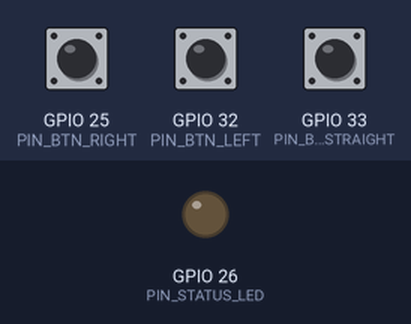
A sketch run on a simulated ESP32. On the bench: output pins drawn as LEDs (lit = HIGH). The inputs (shaded band) are chosen by the test bench; at power-on: GPIO 25 (PIN_BTN_RIGHT) HIGH, GPIO 32 (PIN_BTN_LEFT) HIGH, GPIO 33 (PIN_BTN_STRAIGHT) HIGH. WiFi joins after 1.5 s; servers stay silent unless stated; uploads are accepted with an empty reply; no radio packets arrive unless stated; what the sketch prints to the serial monitor is not drawn.

Above: at 4.4 s.
4.5 s: GPIO 25 (PIN_BTN_RIGHT) pulled LOW for 1 s
7.0 s: GPIO 32 (PIN_BTN_LEFT) pulled LOW for 3.2 s
At 7.07 s:
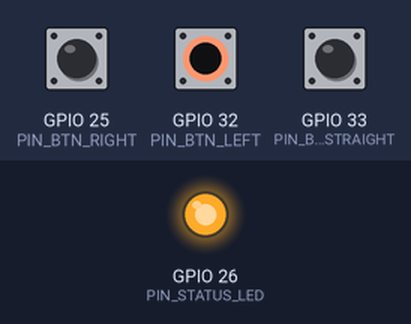
11.7 s: GPIO 33 (PIN_BTN_STRAIGHT) pulled LOW for 0.15 s
At 12.5 s:
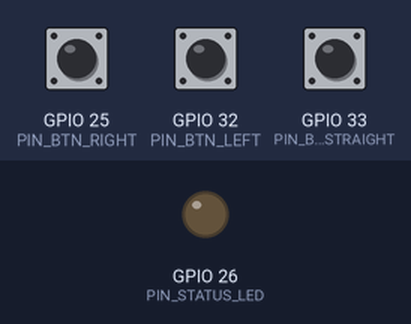
13.3 s: GPIO 33 (PIN_BTN_STRAIGHT) pulled LOW for 3.2 s
At 14.33 s:
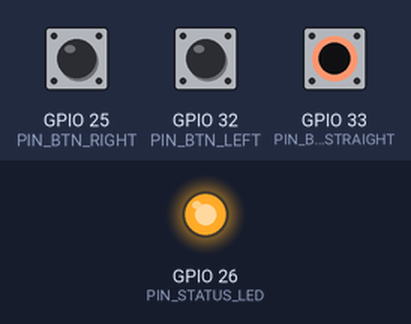
18.0 s: GPIO 25 (PIN_BTN_RIGHT) pulled LOW for 3.2 s
Timing chart, 0 to 22.8 s (numbered marks = the images above; inputs shaded):
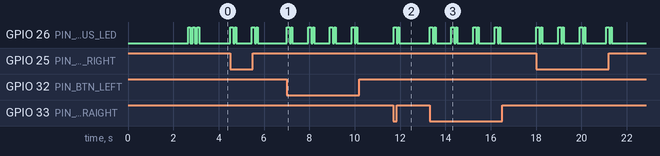

The sketch:

ambulance_esp32.ino
```cpp
/**
 * RouteX - IoT Emergency Traffic Management System
 * AMBULANCE UNIT FIRMWARE (ESP32 DevKit v1 + SX1278 LoRa)
 *
 * Hardware Pinout:
 * - BUTTON_LEFT     : GPIO 32 (Active-LOW, Internal Pull-Up)
 * - BUTTON_STRAIGHT : GPIO 33 (Active-LOW, Internal Pull-Up)
 * - BUTTON_RIGHT    : GPIO 25 (Active-LOW, Internal Pull-Up)
 * - STATUS_LED      : GPIO 26 (Active-HIGH, Blinks on TX / ACK)
 *
 * LoRa SX1278 (SPI Bus):
 * - SCK   : GPIO 18
 * - MISO  : GPIO 19
 * - MOSI  : GPIO 23
 * - NSS   : GPIO 5
 * - RST   : GPIO 14
 * - DIO0  : GPIO 2
 *
 * Frequency: 433.0 MHz (or 868.0 / 915.0 MHz per regional ISM regulations)
 * Bandwidth: 125 kHz, Spreading Factor: 9, Coding Rate: 4/7
 */

#include <SPI.h>
#include <LoRa.h>
#include <WiFi.h>
#include <HTTPClient.h>
#include <WiFiClientSecure.h>
#include <ArduinoJson.h>

// Hardware Pin Definitions
#define PIN_BTN_LEFT     32
#define PIN_BTN_STRAIGHT 33
#define PIN_BTN_RIGHT    25
#define PIN_STATUS_LED   26

// LoRa Pins
#define LORA_SCK   18
#define LORA_MISO  19
#define LORA_MOSI  23
#define LORA_SS    5
#define LORA_RST   14
#define LORA_DIO0  2

#define LORA_FREQUENCY 433E6 // 433.0 MHz ISM band

// Ambulance Cloud & Fleet Configuration
const char* AMBULANCE_ID     = "AMB-01";
const char* PROTOCOL_VERSION = "ROUTEX_V2_CLOUD";
const char* TARGET_JUNCTION  = "JNC-01";
const char* HARDWARE_ID      = "ESP32-AMB-01";
const char* DEVICE_KEY       = "dev-key-amb-secret-101";

// Wi-Fi / Hotspot Configuration (Supports Cellular Hotspot or Station Wi-Fi)
const char* WIFI_SSID        = "RouteX-Mobile-AP"; // Configure hotspot / station SSID
const char* WIFI_PASSWORD    = "RouteXSecure2026";
// Centralized Cloud API Endpoint (HTTPS production with HTTP fallback for local dev)
const char* CLOUD_API_URL    = "https://routex-api.onrender.com/api";

// State & Debounce Tracking
uint32_t sequenceNumber = 1;
uint32_t lastDebounceTime = 0;
const uint32_t DEBOUNCE_DELAY_MS = 250;
uint32_t lastCloudTelemetryTime = 0;
const uint32_t CLOUD_TELEMETRY_INTERVAL_MS = 10000; // 10s periodic telemetry

// Simple CRC16 for Packet Verification
uint16_t calculateCRC16(const uint8_t* data, size_t len) {
  uint16_t crc = 0xFFFF;
  for (size_t i = 0; i < len; i++) {
    crc ^= (uint16_t)data[i];
    for (uint8_t j = 0; j < 8; j++) {
      if (crc & 0x0001) {
        crc = (crc >> 1) ^ 0xA001;
      } else {
        crc = crc >> 1;
      }
    }
  }
  return crc;
}

void blinkStatusLED(int count, int durationMs) {
  for (int i = 0; i < count; i++) {
    digitalWrite(PIN_STATUS_LED, HIGH);
    delay(durationMs);
    digitalWrite(PIN_STATUS_LED, LOW);
    delay(durationMs);
  }
}

void sendCloudTelemetry(float lat, float lon, float speedKmh, const char* direction, bool emergencyActive) {
  if (WiFi.status() != WL_CONNECTED) {
    Serial.println("[CLOUD] Wi-Fi offline. Telemetry queued for reconnect.");
    return;
  }

  HTTPClient http;
  String url = String(CLOUD_API_URL) + "/hardware/telemetry";

  WiFiClientSecure secureClient;
  secureClient.setInsecure(); // Accept Cloudflare / Render edge SSL certificates

  if (url.startsWith("https://")) {
    http.begin(secureClient, url);
  } else {
    WiFiClient plainClient;
    http.begin(plainClient, url);
  }

  http.addHeader("Content-Type", "application/json");

  StaticJsonDocument<384> doc;
  doc["hardware_id"] = HARDWARE_ID;
  doc["device_key"] = DEVICE_KEY;
  doc["ambulance_id"] = AMBULANCE_ID;
  doc["latitude"] = lat;
  doc["longitude"] = lon;
  doc["speed_kmh"] = speedKmh;
  doc["heading_deg"] = 85.0;
  doc["emergency_active"] = emergencyActive;
  doc["target_junction_id"] = TARGET_JUNCTION;
  if (direction != NULL && strlen(direction) > 0) {
    doc["target_direction"] = direction;
  }

  String requestBody;
  serializeJson(doc, requestBody);

  Serial.println("[CLOUD POST] Dispatching telemetry to Public Cloud:");
  Serial.println(requestBody);

  int httpCode = http.POST(requestBody);
  if (httpCode > 0) {
    String response = http.getString();
    Serial.printf("[CLOUD ACK] HTTP %d: %s\n", httpCode, response.c_str());
  } else {
    Serial.printf("[CLOUD ERR] Failed to send telemetry, error: %s\n", http.errorToString(httpCode).c_str());
  }
  http.end();
}

void transmitPriorityRequest(const char* direction) {
  digitalWrite(PIN_STATUS_LED, HIGH);

  // Generate unique packet UUID string
  char packetId[20];
  snprintf(packetId, sizeof(packetId), "lora-%lu-%lu", (unsigned long)sequenceNumber, (unsigned long)millis());

  // Build JSON payload
  StaticJsonDocument<256> doc;
  doc["ver"] = 1;
  doc["id"] = packetId;
  doc["amb"] = AMBULANCE_ID;
  doc["dir"] = direction;
  doc["seq"] = sequenceNumber++;
  doc["ts"]  = millis();
  doc["jnc"] = TARGET_JUNCTION;
  doc["junction_id"] = TARGET_JUNCTION;

  String output;
  serializeJson(doc, output);

  // Calculate CRC16 over serialized string
  uint16_t crc = calculateCRC16((const uint8_t*)output.c_str(), output.length());
  doc["crc"] = crc;

  String finalPayload;
  serializeJson(doc, finalPayload);

  Serial.println("\n[LoRa TX] Broadcasting Priority Request Packet:");
  Serial.println(finalPayload);

  // 1. Transmit locally over LoRa SX1278 (Zero-Latency Local Override)
  LoRa.beginPacket();
  LoRa.print(finalPayload);
  LoRa.endPacket();

  digitalWrite(PIN_STATUS_LED, LOW);
  blinkStatusLED(2, 60); // 2 quick confirmation blinks

  // 2. Transmit concurrently to Public Cloud Backend over Wi-Fi/Cellular Hotspot
  sendCloudTelemetry(28.6145, 77.2100, 56.0, direction, true);
}

void setup() {
  Serial.begin(115200);
  delay(1000);
  Serial.println("\n==============================================");
  Serial.println("  RouteX - Ambulance Physical Unit (ESP32)   ");
  Serial.println("==============================================");

  // Configure Button Inputs with Internal Pull-Ups
  pinMode(PIN_BTN_LEFT, INPUT_PULLUP);
  pinMode(PIN_BTN_STRAIGHT, INPUT_PULLUP);
  pinMode(PIN_BTN_RIGHT, INPUT_PULLUP);

  // Configure LED Indicator
  pinMode(PIN_STATUS_LED, OUTPUT);
  digitalWrite(PIN_STATUS_LED, LOW);

  // Initialize SPI & LoRa
  SPI.begin(LORA_SCK, LORA_MISO, LORA_MOSI, LORA_SS);
  LoRa.setPins(LORA_SS, LORA_RST, LORA_DIO0);

  Serial.print("[INIT] Initializing SX1278 LoRa at 433MHz... ");
  if (!LoRa.begin(LORA_FREQUENCY)) {
    Serial.println("FAILED! Check wiring and 3.3V power.");
    while (true) {
      blinkStatusLED(1, 500); // Continuous slow blink on hardware failure
    }
  }

  // Set LoRa Radio Parameters
  LoRa.setTxPower(17);          // 17 dBm output power
  LoRa.setSpreadingFactor(9);   // SF9 for balanced range and latency
  LoRa.setSignalBandwidth(125E3); // 125 kHz
  LoRa.setCodingRate4(7);       // 4/7 coding rate for error recovery
  LoRa.enableCrc();

  Serial.println("SUCCESS.");
  Serial.printf("[READY] Vehicle ID: %s | Target: %s\n", AMBULANCE_ID, TARGET_JUNCTION);

  // Initialize Wi-Fi Connection for Cloud Telemetry
  Serial.print("[INIT] Connecting to Wi-Fi SSID: ");
  Serial.println(WIFI_SSID);
  WiFi.mode(WIFI_STA);
  WiFi.begin(WIFI_SSID, WIFI_PASSWORD);
  // Non-blocking Wi-Fi connect: timeout after 5 seconds to ensure physical buttons remain active immediately
  uint32_t wifiStart = millis();
  while (WiFi.status() != WL_CONNECTED && (millis() - wifiStart < 5000)) {
    delay(200);
    Serial.print(".");
  }
  if (WiFi.status() == WL_CONNECTED) {
    Serial.println("\n[WIFI] Connected! IP: " + WiFi.localIP().toString());
    Serial.printf("[CLOUD] Public API Endpoint: %s\n", CLOUD_API_URL);
  } else {
    Serial.println("\n[WIFI] Not connected. Device running in autonomous LoRa-first mode.");
  }

  Serial.println("Press Physical Button (LEFT / STRAIGHT / RIGHT) to transmit.");

  blinkStatusLED(3, 100); // 3 rapid blinks for ready status
}

void loop() {
  uint32_t now = millis();

  // Periodic Cloud Telemetry Pulse (every 10 seconds if connected)
  if (now - lastCloudTelemetryTime > CLOUD_TELEMETRY_INTERVAL_MS) {
    lastCloudTelemetryTime = now;
    if (WiFi.status() == WL_CONNECTED) {
      sendCloudTelemetry(28.6139, 77.2090, 0.0, "", false);
    } else {
      // Reconnect attempt in background
      WiFi.reconnect();
    }
  }

  // Read Buttons (Active-LOW)
  bool leftPressed     = (digitalRead(PIN_BTN_LEFT) == LOW);
  bool straightPressed = (digitalRead(PIN_BTN_STRAIGHT) == LOW);
  bool rightPressed    = (digitalRead(PIN_BTN_RIGHT) == LOW);

  if ((leftPressed || straightPressed || rightPressed) && (now - lastDebounceTime > DEBOUNCE_DELAY_MS)) {
    lastDebounceTime = now;

    if (leftPressed) {
      Serial.println("[INPUT] Physical Button LEFT Pressed");
      transmitPriorityRequest("LEFT");
    } else if (straightPressed) {
      Serial.println("[INPUT] Physical Button STRAIGHT Pressed");
      transmitPriorityRequest("STRAIGHT");
    } else if (rightPressed) {
      Serial.println("[INPUT] Physical Button RIGHT Pressed");
      transmitPriorityRequest("RIGHT");
    }

    // Delay to prevent immediate re-trigger while holding button
    delay(400);
  }

  // Small delay for CPU yield
  delay(20);
}
```

Measured:
- after the input at 7.0 s, GPIO 26 (PIN_STATUS_LED): LOW → HIGH at once, then repeats every 0.95 s: LOW 0.06 s, HIGH 0.06 s, LOW 0.70 s, HIGH 0.13 s, until it stays LOW from 10.1 s
- after the input at 11.7 s, GPIO 26 (PIN_STATUS_LED): LOW → HIGH at once, → LOW 0.13 s later, → HIGH 0.06 s later, → LOW 0.06 s later
- after the input at 13.3 s, GPIO 26 (PIN_STATUS_LED): LOW → HIGH at once, then repeats every 0.95 s: LOW 0.06 s, HIGH 0.06 s, LOW 0.70 s, HIGH 0.13 s, until it stays LOW from 16.4 s
